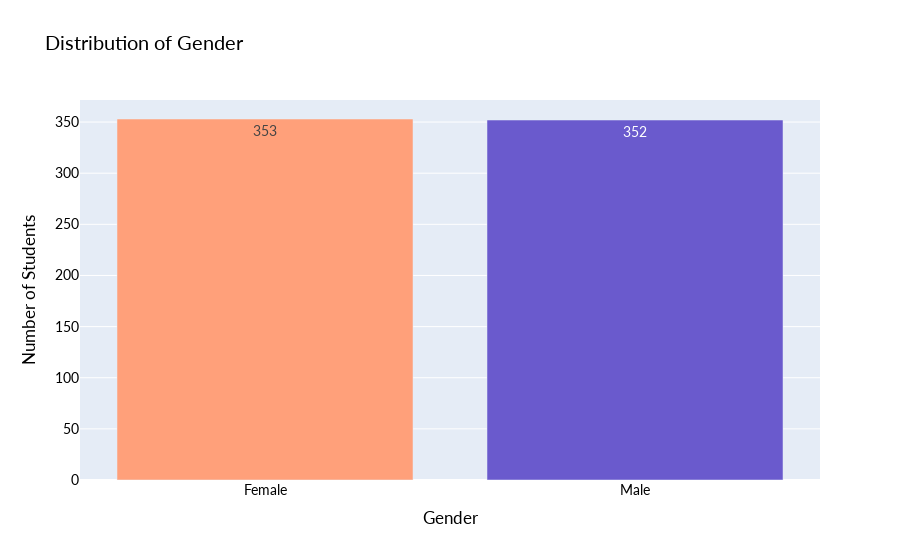

The cell this chart's notebook holds for it:
### Markdown cell above
## 2. Gender
Before diving into behavior patterns, it's important to know who’s at the table- in this case, we’re looking at gender distribution.

Why does gender matter here? Because digital behavior isn't one-size-fits-all. From platform preferences to average screen time, gender can subtly- or not so subtly- influence how students engage with technology, how they cope, and how they learn.

In this dataset, gender is reported as **Male** or **Female**, and while it might seem like a basic demographic checkbox, it often turns out to be one of the most telling factors in understanding mental health patterns, academic pressures, and even social media conflicts.

So, let’s break it down: what’s the gender balance among our students? And more importantly, what might that mean for how we interpret their digital lives?

### Code cell
# Get and display the value counts for gender
gender_summary = (
    student_df['gender']
    .value_counts()
    .reset_index()
    .rename(columns={'index': 'gender', 'gender': 'count'})
    .sort_values('gender')
)

# Display summary before plotting
print('Gender Counts:')
print(gender_summary)

# Create bar plot
fig = px.bar(
    gender_summary, 
    x = 'gender', 
    y = 'count',
    color = 'gender',
    title = 'Distribution of Gender',
    text = 'count',
    color_discrete_sequence = ['#FFA07A', '#6A5ACD']
)

fig.update_layout(
    font = dict(
        family = 'Lato',
        size = 14,
        color = 'black'
    ),
    
    xaxis_title = 'Gender',
    yaxis_title = 'Number of Students',
    showlegend = False
)

fig.show()

### Figure 1 — Plotly figure (JSON) as saved in the notebook; plotly's stock layout.template omitted (floating-point values rounded to 4 significant figures)
{"data": [{"alignmentgroup": "True", "hovertemplate": "gender=%{x}<br>count=%{text}<extra></extra>", "legendgroup": "Female", "marker": {"color": "#FFA07A"}, "name": "Female", "offsetgroup": "Female", "orientation": "v", "showlegend": true, "text": [353], "textposition": "auto", "type": "bar", "x": ["Female"], "xaxis": "x", "y": [353], "yaxis": "y"}, {"alignmentgroup": "True", "hovertemplate": "gender=%{x}<br>count=%{text}<extra></extra>", "legendgroup": "Male", "marker": {"color": "#6A5ACD"}, "name": "Male", "offsetgroup": "Male", "orientation": "v", "showlegend": true, "text": [352], "textposition": "auto", "type": "bar", "x": ["Male"], "xaxis": "x", "y": [352], "yaxis": "y"}], "layout": {"barmode": "relative", "font": {"color": "black", "family": "Lato", "size": 14}, "legend": {"title": {"text": "gender"}, "tracegroupgap": 0}, "showlegend": false, "title": {"text": "Distribution of Gender"}, "xaxis": {"anchor": "y", "categoryarray": ["Female", "Male"], "categoryorder": "array", "domain": [0, 1], "title": {"text": "Gender"}}, "yaxis": {"anchor": "x", "domain": [0, 1], "title": {"text": "Number of Students"}}}}
